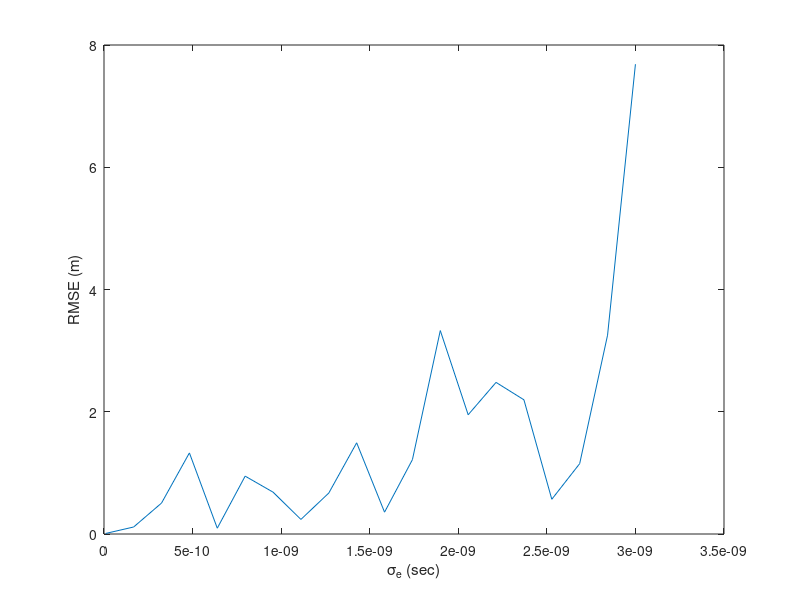
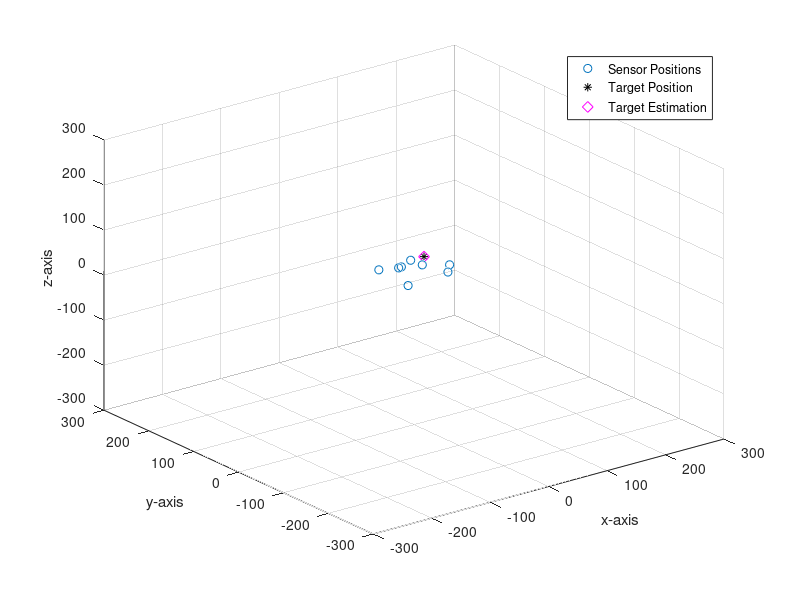

Source code (MATLAB) for these figures, in order:
% https://www.mathworks.com/matlabcentral/fileexchange/70146-tdoa-simulation

clear 
close all
%% TDOA Implementation
%parameters
range_s = 30; %sensor range for each dimension
range_T = 300; %target range for each dimension
c = 3e8;    %the speed of light
M = 8;      %number of sensors
E = linspace(30,0.1,20); 
method_flag = 0;    %TDOA method flag, 0 for linear 1 for Taylor 
in_est_error = 20;  %initial estimate error std in meter
trials = 1;
fail_thr = 1e3;   % threshold for fail of estimator
RMSE = zeros(length(E),1);
for m=1:length(E)
    rmse = zeros(trials,1);
    err_std = E(m)*1e-10; %tdoa measurement error std in sec
    for k=1:trials
        %sensor positon vectors
        P = zeros(3,M); %includes all sensor positon vectors
        for ii=1:M
            P(:,ii)=range_s*2*(rand(3,1)-0.5);
        end
        P = [64.86120825, 91.9678023 , 0;
               34.051292  , 78.60951157, 0;
               39.23821726, 79.30016241, 0;
                2.89299521, 16.93997542, 0;
               66.56985748, 68.30029752, 0;
               77.38586504, 25.22644453, 0;
                8.18606883, 89.02124324, 0;
               96.13369847, 45.94076804, 0]';
         
        p_T = range_T*2*(rand(3,1)-0.5);   %target positon vector
        p_T = [87.70729065, 91.99485646, 0]';
        %finding TOAs 
        dummy = repmat(p_T,1,M)-P;
        toa = zeros(M,1);   %includes all toa information
        for ii = 1:M
            toa(ii) = norm(dummy(:,ii))/c;    
        end
        tdoa = toa-toa(1); tdoa(1)=[];
        tdoa = tdoa + err_std*randn(M-1,1);
        if method_flag == 0
            %%% Linear Solution
            p_1 = P(:,1);
            dummy = P(:,2:M)';
            A = 2*[(p_1(1)-dummy(:,1)), (p_1(2)-dummy(:,2)), (p_1(3)-dummy(:,3)), -c*tdoa];
            b = (c*tdoa).^2 + norm(p_1)^2 - sum((dummy.^2),2);
            x_lin = pinv(A)*b;
            rmse(k) = norm(p_T-x_lin(1:3))^2;
        else
            %%% Taylor Series Expansion Solution
            p_T_0 = p_T + in_est_error*randn(3,1);    %initial estimate with some error (penalty term)
            d = c*tdoa;
            f = zeros(M-1,1);
            del_f = zeros(M-1,3);
            for ii=2:M
               f(ii-1)=norm(p_T_0-P(:,ii))-norm(p_T_0-P(:,1)); 
               del_f(ii-1,1) = (p_T_0(1)-P(1,ii))*norm(p_T_0-P(:,ii))^-1 - (p_T_0(1)-P(1,1))*norm(p_T_0-P(:,1))^-1;
               del_f(ii-1,2) = (p_T_0(2)-P(2,ii))*norm(p_T_0-P(:,ii))^-1 - (p_T_0(2)-P(2,1))*norm(p_T_0-P(:,1))^-1;
               del_f(ii-1,3) = (p_T_0(3)-P(3,ii))*norm(p_T_0-P(:,ii))^-1 - (p_T_0(3)-P(3,1))*norm(p_T_0-P(:,1))^-1;    
            end
            x_nonlin = pinv(del_f)*(d-f)+p_T_0;
            rmse(k) = norm(p_T-x_nonlin)^2;
        end
    end
    fails = sum(rmse > fail_thr^2);
    RMSE(m) = sqrt(mean(rmse(rmse < fail_thr^2)));
end 
figure
plot(E*1e-10,RMSE);
ylabel('RMSE (m)');
xlabel('\sigma_e (sec)')
%%
% 
% %shows the sensor position, target and estimation 
figure
plot3(P(1,:), P(2,:),P(3,:),'o'); hold on;
plot3(p_T(1), p_T(2),p_T(3),'k*');
xlim([-range_T range_T]);ylim([-range_T range_T]);zlim([-range_T range_T]);
xlabel('x-axis'); ylabel('y-axis'); zlabel('z-axis');
if ~method_flag
    plot3(x_lin(1), x_lin(2),x_lin(3),'md','MarkerSize',7.75);  %target estimate with linear solution
else
    plot3(x_nonlin(1), x_nonlin(2),x_nonlin(3),'ms','MarkerSize',7.75); 
end
legend('Sensor Positions', 'Target Position', 'Target Estimation')
grid on; 
hold off;
